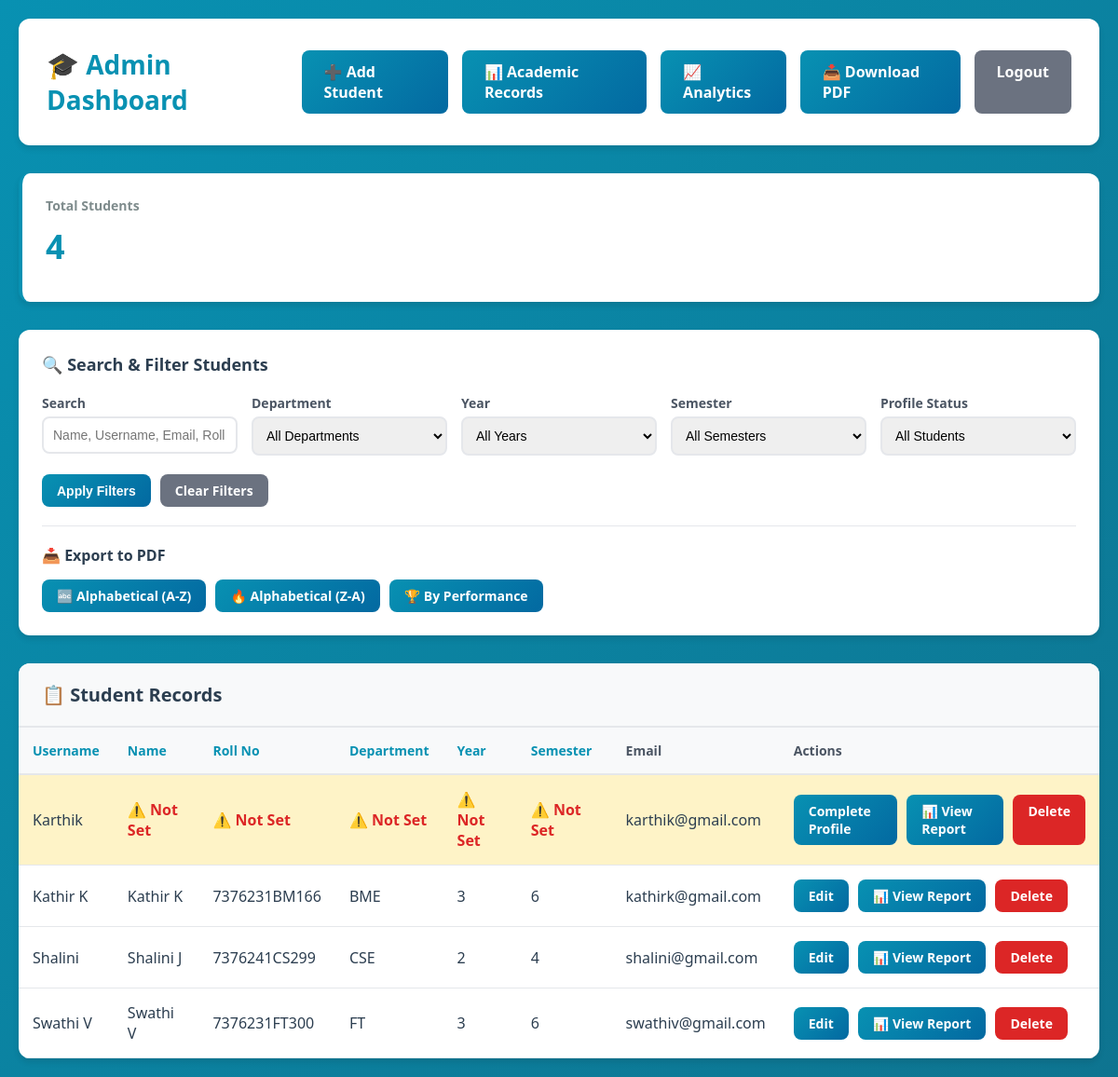
Page /admin_dashboard/ (signed in) on the earlier database version.
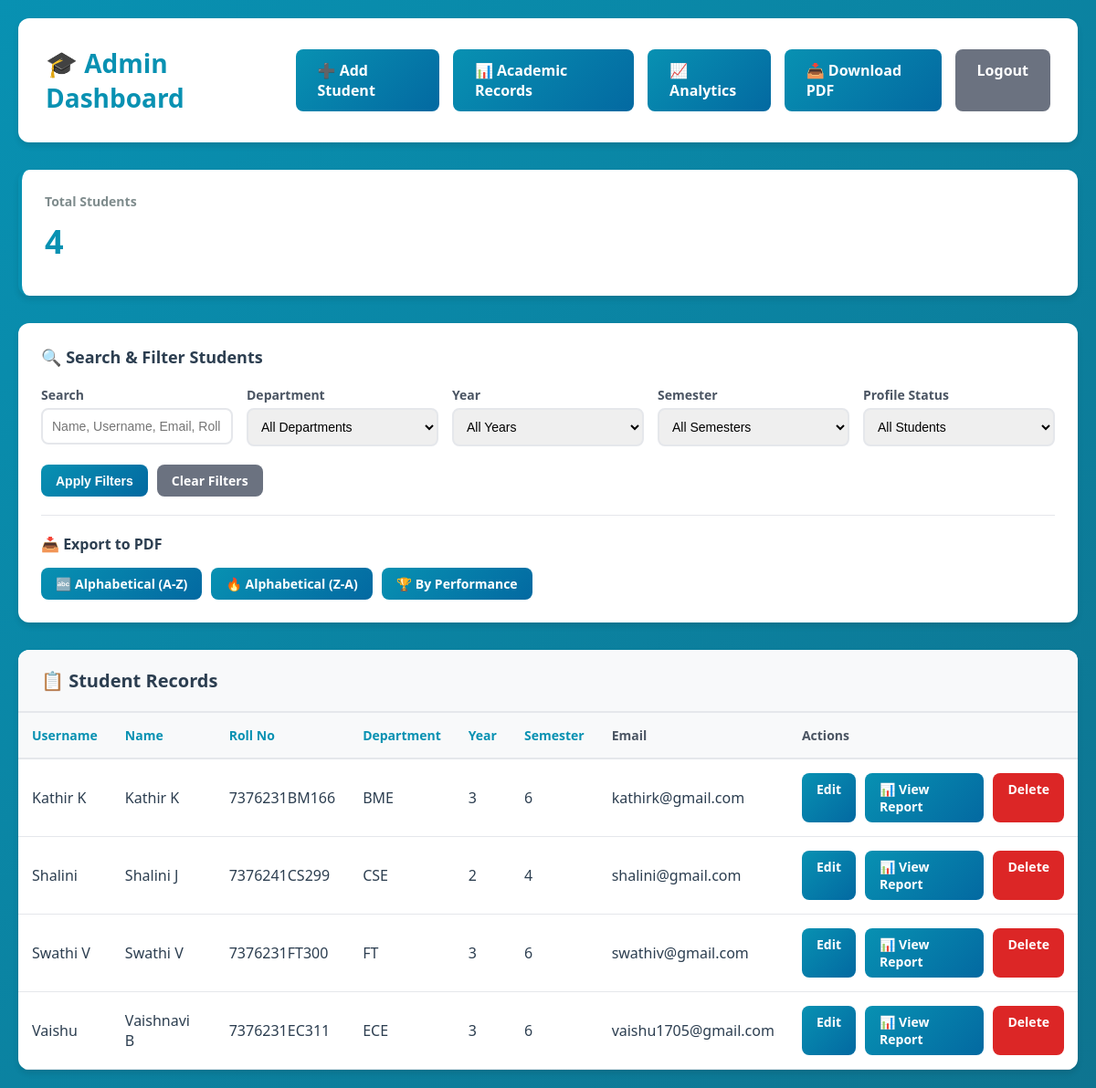
Same page on the later database version.
### backend/students/models.py (models this page shows, shortened)
class Student(models.Model):
    user = models.OneToOneField(User, on_delete=models.CASCADE)
    name = models.CharField(max_length=100, blank=True, null=True)
    roll_no = models.CharField(max_length=50, blank=True, null=True)
    department = models.CharField(max_length=100, blank=True, null=True)
    year = models.IntegerField(blank=True, null=True)
    semester = models.IntegerField(blank=True, null=True)

### backend/students/views.py (the view, shortened to what this page needs)
# urls.py: path('admin_dashboard/', views.admin_dashboard, name='admin_dashboard'),
@login_required
def admin_dashboard(request):
    if not request.user.is_superuser:
        return redirect("student_dashboard")
    search = request.GET.get('search', '')
    department = request.GET.get('department', '')
    year = request.GET.get('year', '')
    semester = request.GET.get('semester', '')
    sort_by = request.GET.get('sort_by', 'name')
    show_incomplete = request.GET.get('show_incomplete', '')
    students = Student.objects.select_related('user').all()
    if department:
        students = students.filter(department=department)
    if year:
        students = students.filter(year=int(year))
    if semester:
        students = students.filter(semester=int(semester))
    if show_incomplete == 'yes':
        students = students.filter(
            models.Q(name__isnull=True) | models.Q(name='') |
            models.Q(department__isnull=True) | models.Q(department='')
        )
    if sort_by == 'name':
        students = students.order_by('name', 'user__username')
    else:
        students = students.order_by(sort_by)
    departments = Student.objects.values_list('department', flat=True).distinct().exclude(department__isnull=True).exclude(department='')
    return render(request, "admin_dashboard.html", {
        "students": students,
        "departments": departments,
        "search": search,
        "selected_department": department,
        "selected_year": year,
        "selected_semester": semester,
        "sort_by": sort_by,
        "show_incomplete": show_incomplete
    })

### frontend/templates/admin_dashboard.html (shortened to what the changed rows need)
<!DOCTYPE html>
<html lang="en">
<head>
</head>
<body>
    <div class="container">
        <div class="header">
            <h1>🎓 Admin Dashboard</h1>
        </div>
        <div class="table-card">
            <div class="table-header">
                <h2>📋 Student Records</h2>
            </div>
            {% if students %}
            <table>
                <thead>
                    <tr>
                        <th><a href="?sort_by=user__username&{{ request.GET.urlencode }}" class="sort-link">Username</a></th>
                        <th><a href="?sort_by=name&{{ request.GET.urlencode }}" class="sort-link">Name</a></th>
                        <th><a href="?sort_by=roll_no&{{ request.GET.urlencode }}" class="sort-link">Roll No</a></th>
                        <th><a href="?sort_by=department&{{ request.GET.urlencode }}" class="sort-link">Department</a></th>
                        <th><a href="?sort_by=year&{{ request.GET.urlencode }}" class="sort-link">Year</a></th>
                        <th><a href="?sort_by=semester&{{ request.GET.urlencode }}" class="sort-link">Semester</a></th>
                        <th>Email</th>
                        <th>Actions</th>
                    </tr>
                </thead>
                <tbody>
                    {% for student in students %}
                    <tr {% if not student.name or not student.department %}style="background: #fef3c7;"{% endif %}>
                        <td>{{ student.user.username }}</td>
                        <td>{{ student.name|default:"<span style='color: #dc2626; font-weight: 600;'>⚠️ Not Set</span>"|safe }}</td>
                        <td>{{ student.roll_no|default:"<span style='color: #dc2626; font-weight: 600;'>⚠️ Not Set</span>"|safe }}</td>
                        <td>{{ student.department|default:"<span style='color: #dc2626; font-weight: 600;'>⚠️ Not Set</span>"|safe }}</td>
                        <td>{{ student.year|default:"<span style='color: #dc2626; font-weight: 600;'>⚠️ Not Set</span>"|safe }}</td>
                        <td>{{ student.semester|default:"<span style='color: #dc2626; font-weight: 600;'>⚠️ Not Set</span>"|safe }}</td>
                        <td>{{ student.user.email|default:"—" }}</td>
                        <td>
                            <div class="actions">
                                <a href="{% url 'admin_edit_student' student.id %}" class="btn btn-primary btn-small">{% if not student.name or not student.department %}Complete Profile{% else %}Edit{% endif %}</a>
                                <a href="{% url 'admin_view_recommendations' student.id %}" class="btn btn-primary btn-small">📊 View Report</a>
                                <a href="{% url 'admin_delete_student' student.id %}" class="btn btn-danger btn-small" onclick="return confirm('Are you sure you want to delete this student?')">Delete</a>
                            </div>
                        </td>
                    </tr>
                    {% endfor %}
                </tbody>
            </table>
            {% else %}
            <div class="no-data">
                <h2>No students found</h2>
                <p>Try adjusting your filters or add a new student</p>
            </div>
            {% endif %}
        </div>
    </div>
</body>
</html>

Differences in the rows shown:
removed Student: user.username "Karthik", name "⚠️ Not Set", roll_no "⚠️ Not Set", department "⚠️ Not Set", year "⚠️ Not Set", semester "⚠️ Not Set", user.email "karthik@gmail.com", shows "Complete Profile"
added Student: user.username "Vaishu", name "Vaishnavi B", roll_no "7376231EC311", department "ECE", year "3", semester "6", user.email "vaishu1705@gmail.com", shows "Edit"
